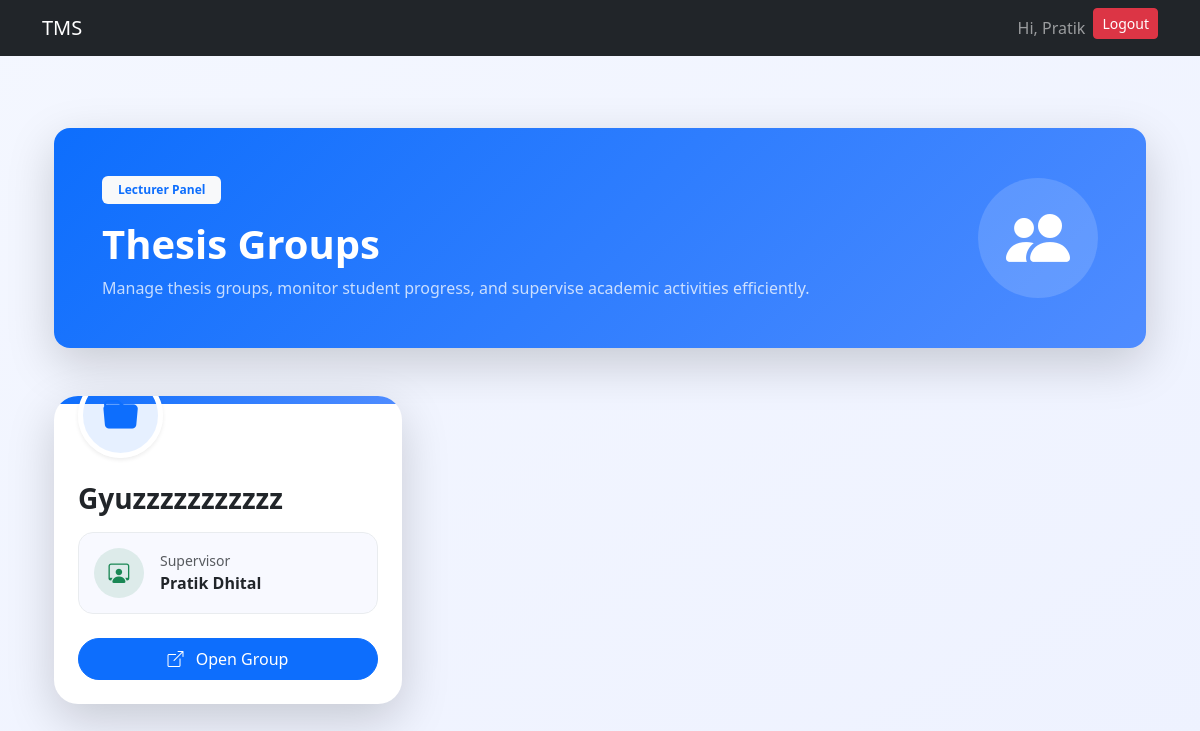
Screenshot of /thesis/lecturer/groups/ (signed in) with the database file from the repository.
### users/models.py (models this page shows, shortened)
class User(AbstractUser):
    username = models.CharField(max_length=100, unique=True)
    email = models.EmailField(unique=True)
    role = models.CharField(max_length=10, choices=ROLE_CHOICES)
    USERNAME_FIELD = "email"
    REQUIRED_FIELDS = ["username"]

class Lecturer(models.Model):
    user = models.OneToOneField(User, on_delete=models.CASCADE)
    full_name = models.CharField(max_length=150)
    designation = models.CharField(max_length=100, null=True, blank=True)
    faculty = models.ForeignKey(Faculty, on_delete=models.CASCADE, null=True, blank=True)
    department = models.ForeignKey(Department, on_delete=models.CASCADE, null=True, blank=True)
    is_supervisor = models.BooleanField(default=False)

### thesis/models.py (models this page shows, shortened)
class ThesisGroup(models.Model):
    name = models.CharField(max_length=100)
    supervisor = models.ForeignKey(Lecturer,on_delete=models.CASCADE,limit_choices_to={'is_supervisor': True})
    created_at = models.DateTimeField(auto_now_add=True)

### users/decorators.py (the view)
    def wrapper(request, *args, **kwargs):
        if request.user.role != 'lecturer':
            return redirect('login')
        return view_func(request, *args, **kwargs)

### thesis/views.py (called while the page is built)
@login_required
@lecturer_required
def lecturer_groups(request):
    lecturer = Lecturer.objects.get(
        user=request.user
    )
    groups = ThesisGroup.objects.filter(
        supervisor=lecturer
    )
    context = {
        'groups': groups
    }
    return render(
        request,
        'thesis/lecturer_groups.html',
        context
    )

### thesis/templates/thesis/lecturer_groups.html (shortened to what this page needs)
{% extends "base.html" %}
{% block start %}
<div class="container py-5">
    <div class="groups-header shadow-lg rounded-4 p-5 mb-5 text-white">
        <div class="d-flex flex-column flex-md-row justify-content-between align-items-center">
            <div>
                <span class="badge bg-light text-primary px-3 py-2 mb-3">
                    Lecturer Panel
                </span>
                <h1 class="fw-bold mb-2">
                    Thesis Groups
                </h1>
                <p class="opacity-75 mb-0">
                    Manage thesis groups, monitor student progress,
                    and supervise academic activities efficiently.
                </p>
            </div>
            <div class="mt-4 mt-md-0">
                <div class="header-icon">
                    <i class="bi bi-people-fill"></i>
                </div>
            </div>
        </div>
    </div>
    <div class="row g-4">
        {% for group in groups %}
        <div class="col-lg-4 col-md-6">
            <div class="card group-card border-0 shadow-lg h-100">
                <div class="card-top"></div>
                <div class="card-body p-4">
                    <div class="group-icon shadow-sm">
                        <i class="bi bi-folder-fill"></i>
                    </div>
                    <h3 class="fw-bold mt-4 mb-3">
                        {{ group.name }}
                    </h3>
                    <div class="supervisor-box mb-4">
                        <div class="d-flex align-items-center">
                            <div class="supervisor-icon me-3">
                                <i class="bi bi-person-workspace"></i>
                            </div>
                            <div>
                                <small class="text-muted d-block">
                                    Supervisor
                                </small>
                                <span class="fw-semibold">
                                    {{ group.supervisor.full_name }}
                                </span>
                            </div>
                        </div>
                    </div>
                    <div class="d-grid">
                        <a href="{% url 'lecturer_group_detail' group.id %}"
                           class="btn btn-primary rounded-pill py-2">
                            <i class="bi bi-box-arrow-up-right me-2"></i>
                            Open Group
                        </a>
                    </div>
                </div>
            </div>
        </div>
        {% endfor %}
    </div>
</div>
<link rel="stylesheet"
href="https://cdn.jsdelivr.net/npm/bootstrap-icons@1.11.3/font/bootstrap-icons.min.css">
{% endblock %}

### users/templates/base.html (shortened to what this page needs)
<!DOCTYPE html>
<html lang="en">
<head>
    <link href="https://cdn.jsdelivr.net/npm/bootstrap@5.3.8/dist/css/bootstrap.min.css" rel="stylesheet">
</head>
<body>
    <nav class="navbar navbar-expand-lg navbar-dark bg-dark">
        <div class="container">
            <a class="navbar-brand" href="/">TMS</a>
            <div class="collapse navbar-collapse" id="navbarNav">
                <ul class="navbar-nav ms-auto">
                    {% if request.user.is_authenticated %}
                    <li class="nav-item">
                        <span class="nav-link">Hi, {{ request.user.first_name }}</span>
                    </li>
                    <li class="nav-item">
                        <a href="/logout/" class="btn btn-danger btn-sm">Logout</a>
                    </li>
                    {% endif %}
                </ul>
            </div>
        </div>
    </nav>
    <div class="container mt-4">
        {% block start %}
        {% endblock %}
    </div>
</body>
</html>

### thesis/templates/thesis/lecturer_groups.html (style rules this page uses)
body { background: linear-gradient(to bottom right, #f4f7ff, #eef2ff); }
.rounded-4 { border-radius: 1.3rem; }
.groups-header { background: linear-gradient(135deg, #0d6efd, #4f8cff); }
.header-icon { width: 120px; height: 120px; border-radius: 50%; background: rgba(255,255,255,0.15); display: flex; align-items: center; justify-content: center; font-size: 4rem; }
.group-card { border-radius: 1.5rem; overflow: hidden; transition: all 0.3s ease; background: white; }
.card-top { height: 8px; background: linear-gradient(to right, #0d6efd, #4f8cff); }
.group-icon { width: 85px; height: 85px; border-radius: 50%; background: rgba(13,110,253,0.1); color: #0d6efd; display: flex; align-items: center; justify-content: center; font-size: 2.2rem; margin-top: -55px; border: 5px solid white; }
.supervisor-box { background: #f8f9ff; border: 1px solid #e9ecef; border-radius: 15px; padding: 15px; }
.supervisor-icon { width: 50px; height: 50px; border-radius: 50%; background: rgba(25,135,84,0.12); color: #198754; display: flex; align-items: center; justify-content: center; font-size: 1.3rem; flex-shrink: 0; }

### rows the page displays
User: user.first_name "Pratik"
ThesisGroup: name "Gyuzzzzzzzzzzz", supervisor.full_name "Pratik Dhital"
